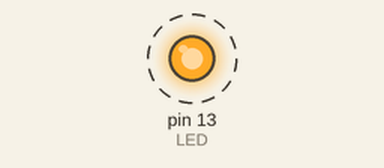
Bench run of a sketch on a simulated Arduino Uno, built with avr-gcc and run on an emulated ATmega328P. Shown: output pins drawn as LEDs (lit = HIGH). Dashed ring = blinking.

Above: at 0.5 s.
Timing chart, 0 to 4.6 s (numbered marks = the images above):
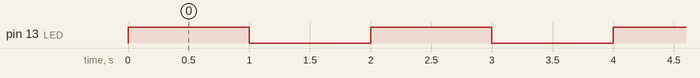

The sketch:

BC4A-8.3.ino
```cpp
/*
Blink
by Scott Fitzgerald
Modified by:
Dr. Purdum, 12/19/2014
*/
#define LED 13
// the setup function runs once when you press reset or power the board
void setup() {
// initialize digital pin 13 as an output.
pinMode(LED, OUTPUT);
}
/*****
Function: BlinkLED
Purpose: To blink the onboard LED using a pointer
Parameter List:
  int pin - the pin attached to the LED
  int *whichState - a pointer to the state variable back in loop()
Return value: n/a
*****/

void BlinkLED(int pin, int *whichState)
{
digitalWrite(pin, *whichState);
// turn the LED on (HIGH is the voltage level)
delay(1000);
// wait for a second
*whichState = !(*whichState);
// Change state
}

void loop() {
static int state = HIGH;
BlinkLED(LED, &state);
}
```

Measured:
- by itself, pin 13 (LED): alternates HIGH for 1.0 s and LOW for 1.0 s
